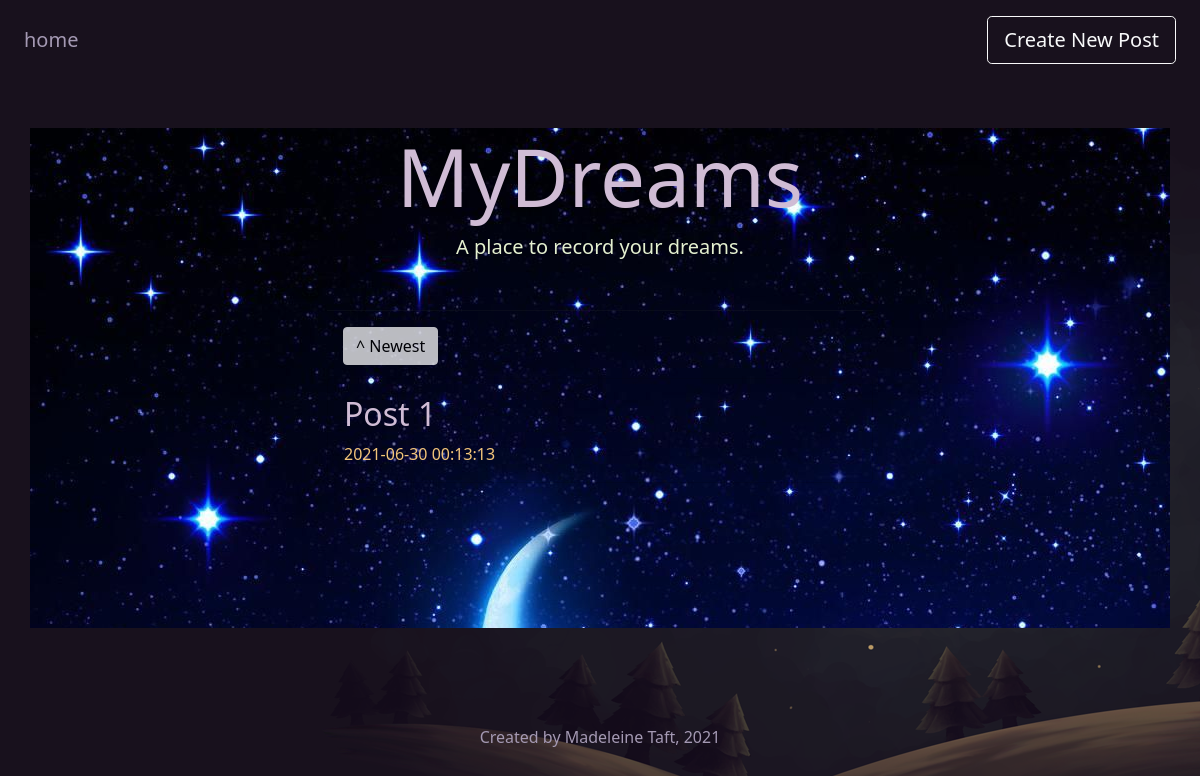
/, run on an earlier commit of the app's database.
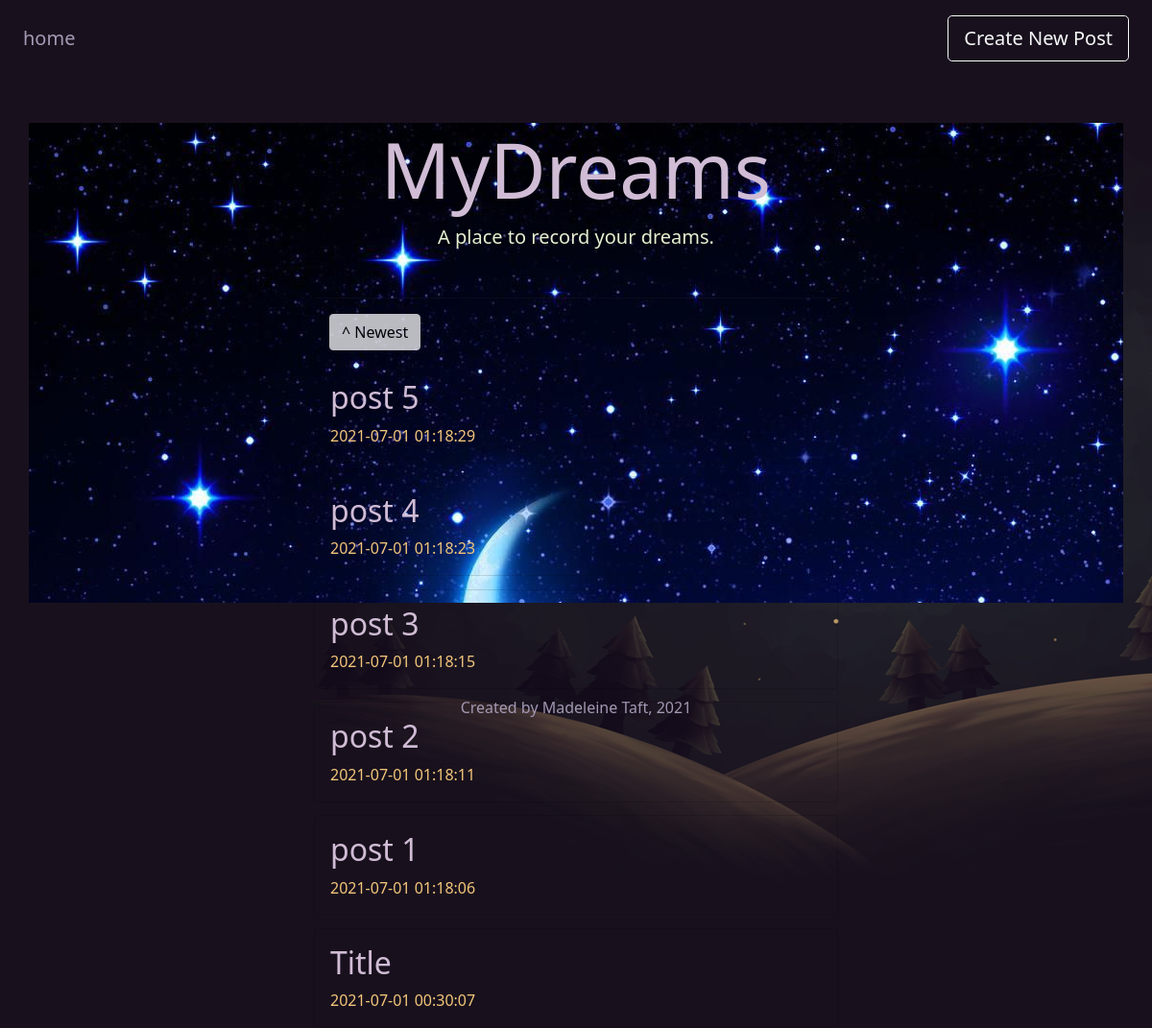
And on a later commit of the database.
### tables this page shows
CREATE TABLE posts (id INTEGER PRIMARY KEY AUTOINCREMENT, created TIMESTAMP NOT NULL DEFAULT CURRENT_TIMESTAMP, title TEXT NOT NULL, content TEXT NOT NULL);

### app.py (the view)
@app.route("/", methods=("GET", "POST"))
def home():
    global newest_first
    if request.method == "POST":
        newest_first = not newest_first
    order = newest_first
    conn = get_db_connection()
    if newest_first:
        posts = conn.execute("SELECT * FROM posts ORDER BY created DESC").fetchall()
    else:
        posts = conn.execute("SELECT * FROM posts").fetchall()
    conn.close()
    return render_template("home.html", posts=posts, order=format_order(order))

### app.py (called while the page is built)
def get_db_connection():
    conn = sqlite3.connect("database.db")
    conn.row_factory = sqlite3.Row
    return conn

def format_order(order):
    if order:
        return "Newest"
    else:
        return "Oldest"

### templates/home.html
{% extends 'base.html' %}
{% block content %}
<div class="blockquote text-center mb-5">
    <h1 class="display-1">{% block title %} MyDreams {% endblock %}</h1>
    <p>A place to record your dreams.</p>
</div>
<hr>
{% if not posts %}
<div style="padding: 30px;" class="p lead text-center">No Dreams Yet</div>
{% else %}
<form action="/" method="post" class="mx-3">
    <button class="btn btn-light" name="toggle-order" type="submit" style="opacity: 75%;"> ^ {{ order }}</button>
</form>
{% endif %}
{% for post in posts %}
<div class="card" style="margin-top:10pt;background:inherit">
    <div class="card-body">
        <a href="{{ url_for('post', post_id=post['id']) }}">
            <h2 class="card-title" style="text-decoration:none">{{ post['title'] }}</h2>
        </a>
        <span class="card-subtitle mb-2">{{ post['created'] }}</span>
    </div>
</div>
{% endfor %}
{% endblock %}

What changed in the data, as far as the page shows it:
removed posts: title "Post 1", created "2021-06-30 00:13:13"
added posts: title "post 5", created "2021-07-01 01:18:29"
added posts: title "post 4", created "2021-07-01 01:18:23"
added posts: title "post 3", created "2021-07-01 01:18:15"
added posts: title "post 2", created "2021-07-01 01:18:11"
added posts: title "post 1", created "2021-07-01 01:18:06"
added posts: title "Title", created "2021-07-01 00:30:07"
